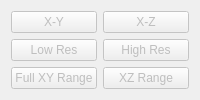
        <widget class="QWidget" name="tab_10">
         <attribute name="title">
          <string>Macros</string>
         </attribute>
         <layout class="QGridLayout" name="gridLayout">
          <item row="0" column="1">
           <widget class="QPushButton" name="pushButtonMacroXZ">
            <property name="enabled">
             <bool>false</bool>
            </property>
            <property name="text">
             <string>X-Z</string>
            </property>
           </widget>
          </item>
          <item row="0" column="0">
           <widget class="QPushButton" name="pushButtonMacroXY">
            <property name="enabled">
             <bool>false</bool>
            </property>
            <property name="text">
             <string>X-Y</string>
            </property>
           </widget>
          </item>
          <item row="1" column="1">
           <widget class="QPushButton" name="pushButtonMacroHighRes">
            <property name="enabled">
             <bool>false</bool>
            </property>
            <property name="text">
             <string>High Res</string>
            </property>
           </widget>
          </item>
          <item row="1" column="0">
           <widget class="QPushButton" name="pushButtonMacroLowRes">
            <property name="enabled">
             <bool>false</bool>
            </property>
            <property name="text">
             <string>Low Res</string>
            </property>
           </widget>
          </item>
          <item row="3" column="0">
           <widget class="QPushButton" name="pushButtonMacroXYRange">
            <property name="enabled">
             <bool>false</bool>
            </property>
            <property name="text">
             <string>Full XY Range</string>
            </property>
           </widget>
          </item>
          <item row="3" column="1">
           <widget class="QPushButton" name="pushButtonMacroXZRange">
            <property name="enabled">
             <bool>false</bool>
            </property>
            <property name="text">
             <string>XZ Range</string>
            </property>
           </widget>
          </item>
         </layout>
        </widget>
